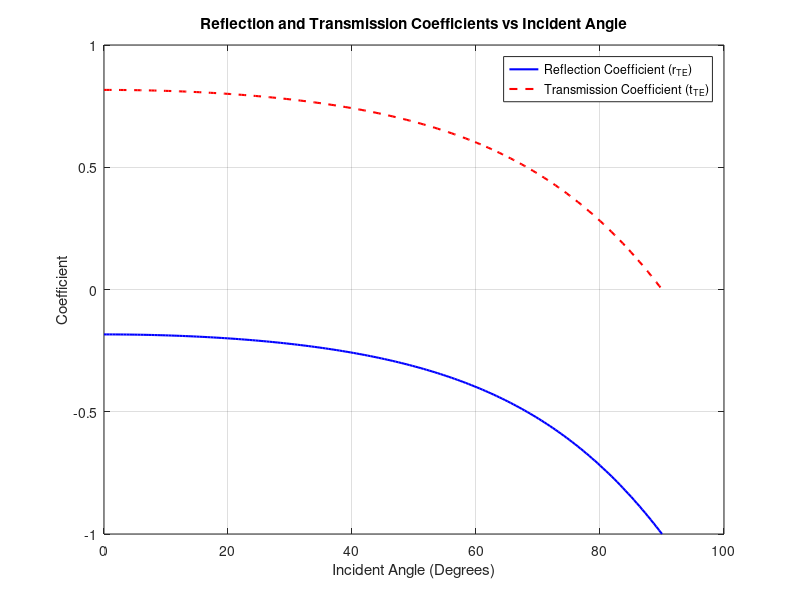

Source code (MATLAB):
% Welcome to the Exciting MATLAB World!
% 🌟 Practice Session: HW-11 🚀
% 🧠 Your Brain Gym: Tackling MATLAB with Seyed Mohammad Sajadi's Magic
% 🎯 Student Number: 402448040
% Ready, set, code! 💻✨

close all;
clear all;
clc;

theta_i = linspace(0, 90, 200) * (pi / 180); 
n1 = 1.00;
n2 = 1.45;

cos_theta_t = sqrt(1 - (n1 / n2)^2 .* sin(theta_i).^2);

r_TE = (n1 .* cos(theta_i) - n2 .* cos_theta_t) ./ (n1 .* cos(theta_i) + n2 .* cos_theta_t);

t_TE = (2 * n1 * cos(theta_i)) ./ (n1 .* cos(theta_i) + n2 .* cos_theta_t);

figure;
plot(theta_i * (180 / pi), r_TE, 'b-', 'LineWidth', 1.5); 
hold on;
plot(theta_i * (180 / pi), t_TE, 'r--', 'LineWidth', 1.5); 
hold off;

xlabel('Incident Angle (Degrees)');
ylabel('Coefficient');
title('Reflection and Transmission Coefficients vs Incident Angle');
legend('Reflection Coefficient (r_{TE})', 'Transmission Coefficient (t_{TE})');
grid on;
